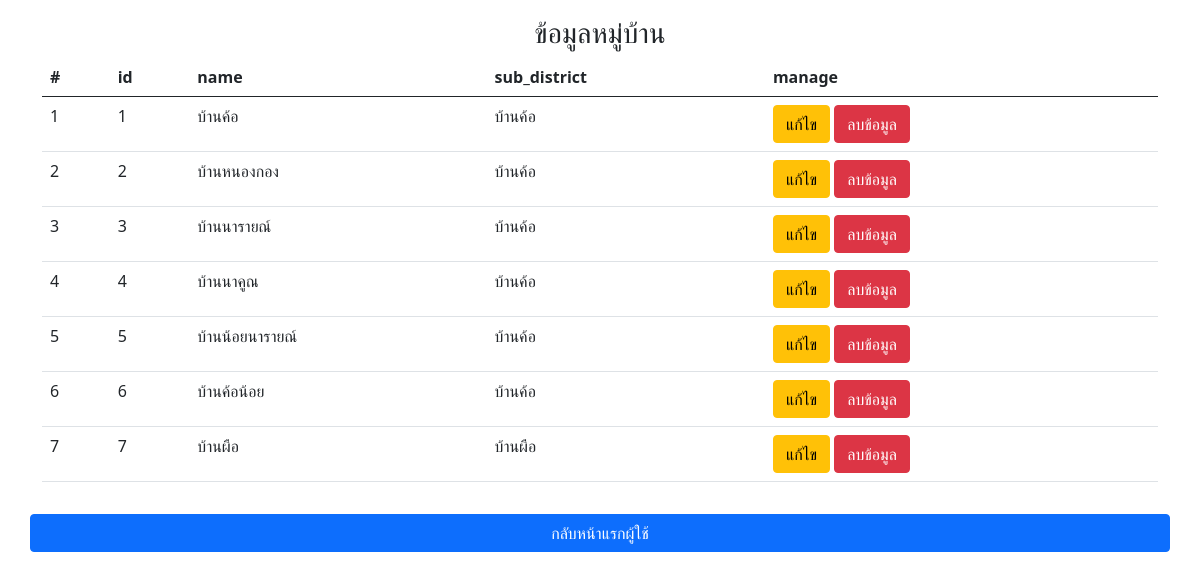
Page /project_webPro/admin/show/shw_village.php on the committed database.
### tables this page shows
CREATE TABLE `village` (
  `id` int(11) NOT NULL COMMENT 'รหัสหมู่บ้าน',
  `name` varchar(50) NOT NULL COMMENT 'ชื่อหมู่บ้าน',
  `id_dis` int(11) DEFAULT NULL COMMENT 'รหัสตำบล'
);

CREATE TABLE `sub_district` (
  `id` int(11) NOT NULL COMMENT 'รหัสตำบล',
  `name` text NOT NULL COMMENT 'ชื่อตำบล'
);

### project_webPro/admin/show/shw_village.php (the view, shortened to what this page needs)
<?php
require("../../connectdb.php");
$sql = "SELECT v.id as 'id', v.name as 'name', sd.name as 'sub_dis' FROM village AS v INNER JOIN sub_district AS sd ON v.id_dis = sd.id ";
$result = mysqli_query($conn, $sql);
$i = 0;
?>
<html lang="en">
<head>
    <link href="https://cdn.jsdelivr.net/npm/bootstrap@5.0.2/dist/css/bootstrap.min.css" rel="stylesheet">
</head>
<body>
    <div class="container my-3 text-center">
        <h3>ข้อมูลหมู่บ้าน</h3>
        <table class="table table-hover">
            <thead>
                <tr>
                    <th scope="col">#</th>
                    <th scope="col">id</th>
                    <th scope="col">name</th>
                    <th scope="col">sub_district</th>
                    <th scope="col">manage</th>
                </tr>
            </thead>
            <tbody>
                <?php while ($row = mysqli_fetch_array($result)) { ?>
                    <tr>
                        <td><?php echo $i + 1; ?></td>
                        <td><?php echo $row['id']; ?></td>
                        <td><?php echo $row['name']; ?></td>
                        <td><?php echo $row['sub_dis']; ?></td>
                        <td>
                            <a href="../form/updatefrm_village.php?id=<?php echo $row['id']; ?>" class="btn btn-warning">แก้ไข</a>
                            <a href="../manage/deleteData_village.php?id=<?php echo $row['id']; ?>" class="btn btn-danger" onclick="return confirm('คุณต้องการลบข้อมูลหรือไม่')">ลบข้อมูล</a>
                        </td>
                    </tr>
                <?php
                    $i++;
                }
                ?>
            </tbody>
        </table>
        <div class="row mt-4">
            <a href="../index.php" class="btn btn-primary my-2">กลับหน้าแรกผู้ใช้</a>
        </div>
    </div>
</body>
</html>

### rows in the picture
village: id "1", name "บ้านค้อ", id_dis.name "บ้านค้อ"
village: id "2", name "บ้านหนองกอง", id_dis.name "บ้านค้อ"
village: id "3", name "บ้านนารายณ์", id_dis.name "บ้านค้อ"
village: id "4", name "บ้านนาคูณ", id_dis.name "บ้านค้อ"
village: id "5", name "บ้านน้อยนารายณ์", id_dis.name "บ้านค้อ"
village: id "6", name "บ้านค้อน้อย", id_dis.name "บ้านค้อ"
village: id "7", name "บ้านผือ", id_dis.name "บ้านผือ"
